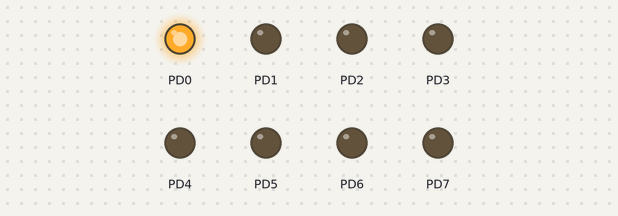
The program below on a simulated ATmega32, built with avr-gcc and emulated at 16 MHz. Shown: output pins drawn as LEDs (lit = HIGH).

Above: at 0.5 s.
At 2.5 s:
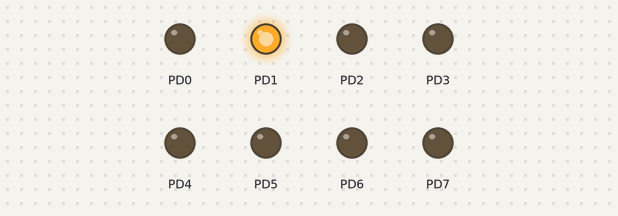
At 4.5 s:
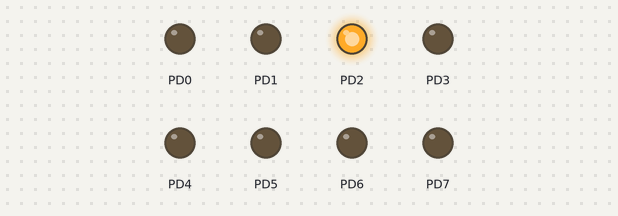
At 10.5 s:
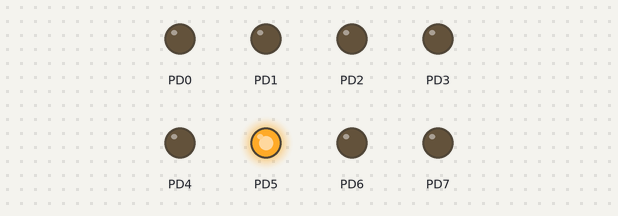
At 14.5 s:
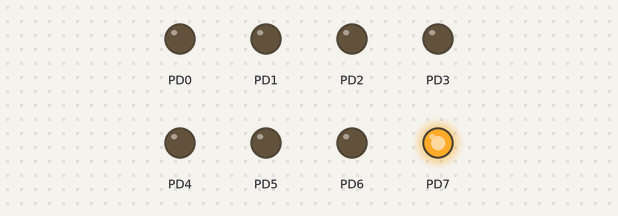
At 19.5 s:
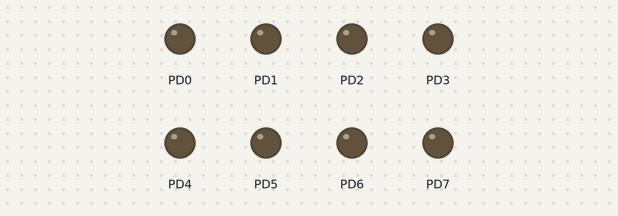
Timing chart, 0 to 20.8 s (numbered marks = the images above):
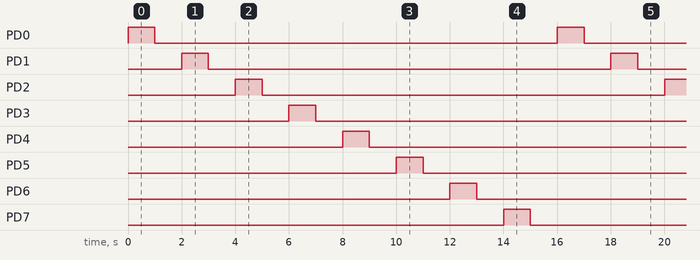

Measured:
- by itself, PD0–7: alternates HIGH for 1.0 s and LOW for 15.0 s
- by itself, everything shown: repeats every 16.0 s, in 16 steps

The program:

main.c
```c
/*
 * GccApplication2.c
 *
 * Created: 10/18/2017 12:00:54 PM
 * Author : user-5
 */

#define F_CPU 16000000UL//
#include <avr/io.h>
#include <util/delay.h>


void delay_ms(unsigned int ms)
{
	while (ms)
	{
		_delay_ms(1.000);
		ms--;
	}
}

int main(void)
{
	DDRD = 0xff;//Data direction register
	while (1)

	{

		for (int b=0; b<8; b++)
		{


			PORTD |= (1<<b);//PORT Output
			delay_ms(1000);
			PORTD &= (0<<b);//PORT Output
			delay_ms(1000);

		}


	}
	return 0;
}
```
